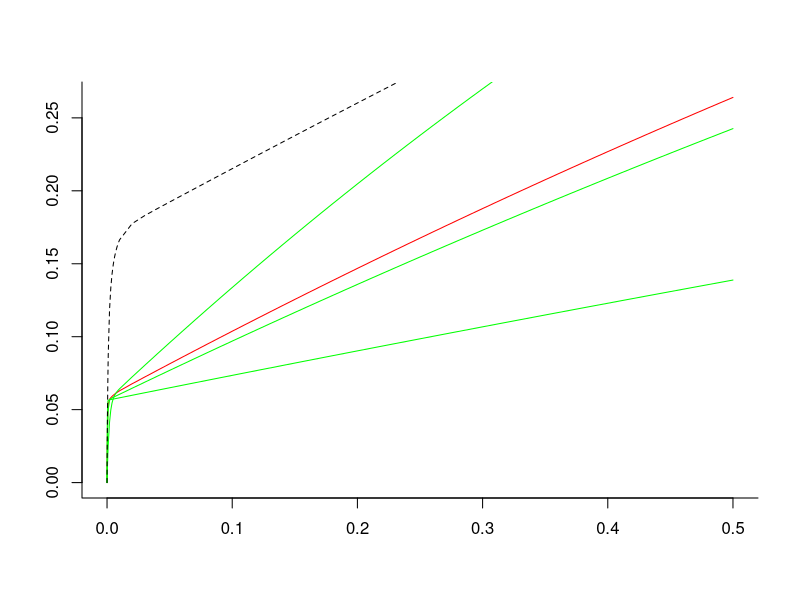
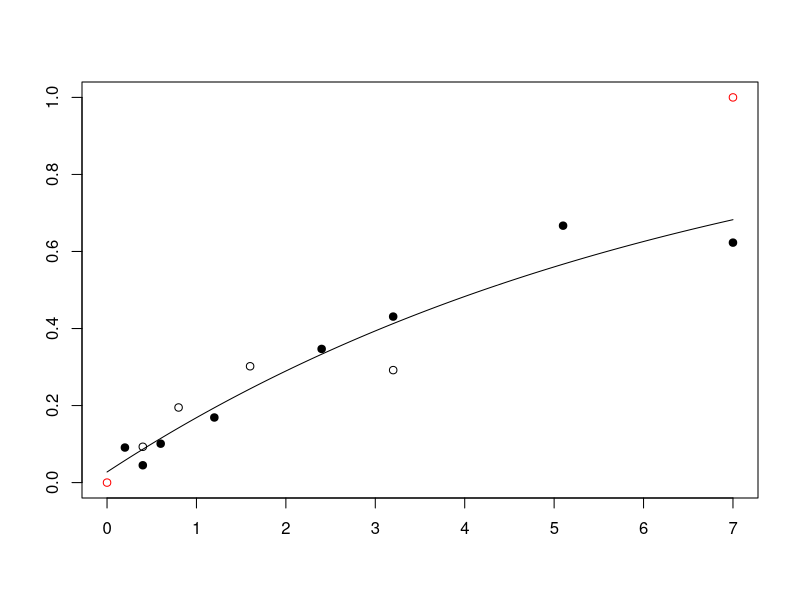
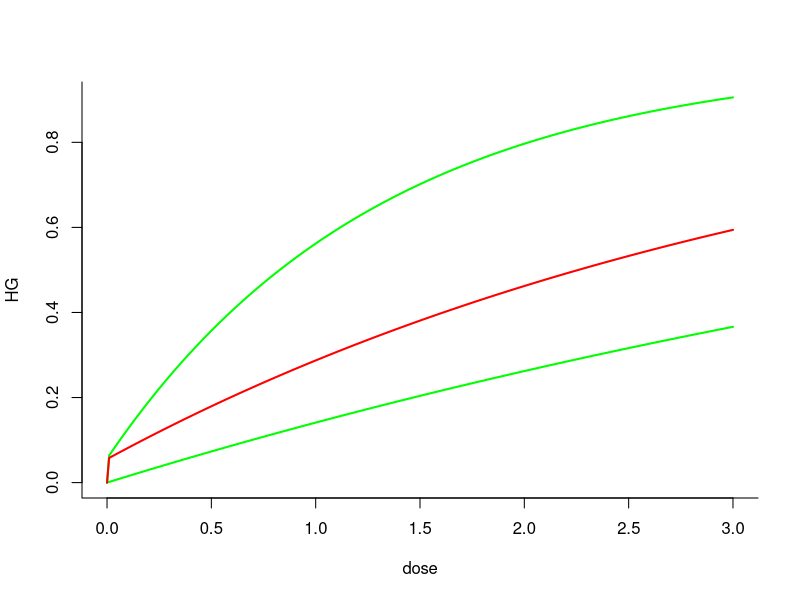
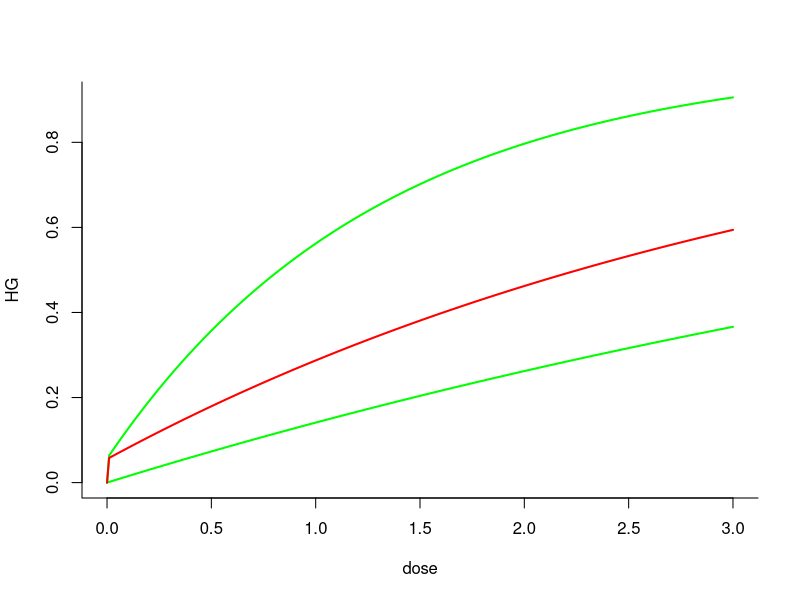
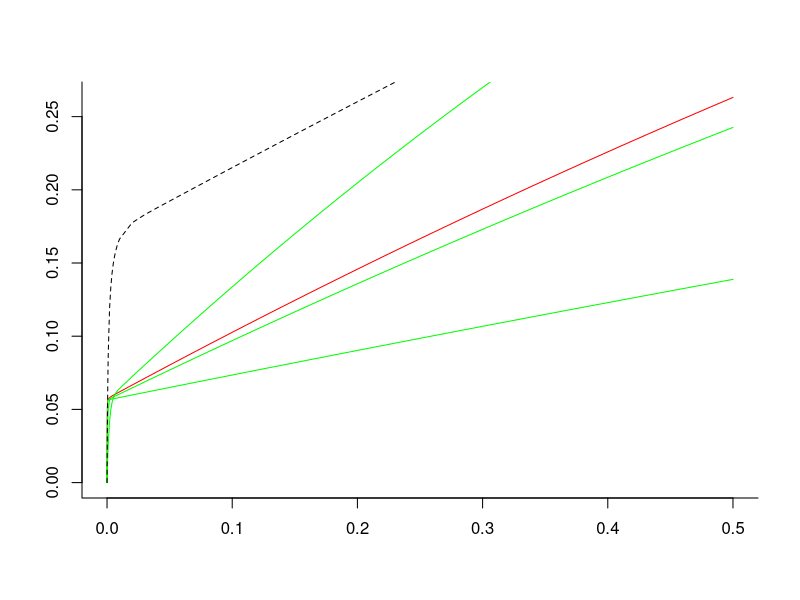
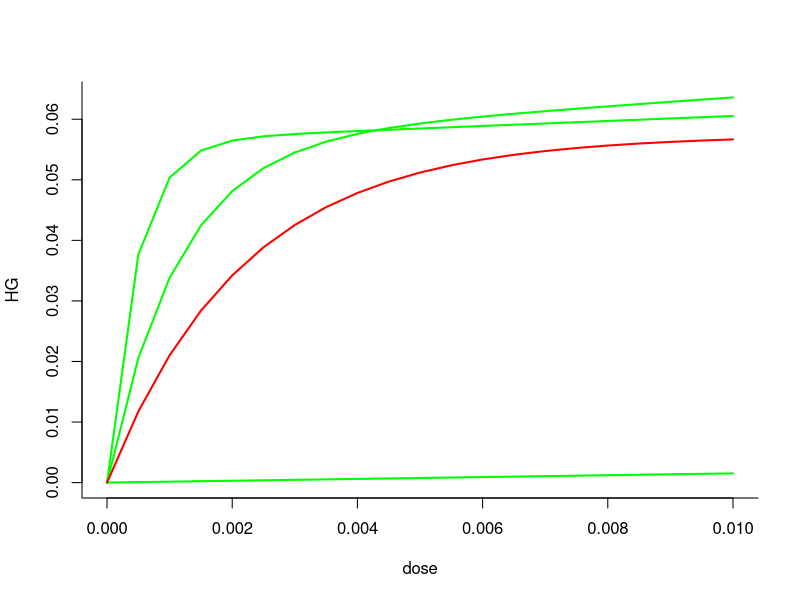

The R source for these figures, in order:
# Free, open-source software under GNU GPLv3. It comes with no warranty. 
# Concerns radiogenic mouse HG tumorigenesis.
# Written by Mark Ebert, Edward Huang, Dae Woong Ham and Ray Sachs, summer  and fall 2017. 
# Relevant references and their abbreviations in commenting this script are the following.
# ".93Alp"=Alpen et al. "Tumorigenic potential of high-Z, high-LET charged-particle radiations." Rad Res 136:382-391 (1993)
# ".94Alp"=Alpen et al. "Fluence-based relative biological effectiveness for charged particle carcinogenesis in mouse Harderian gland." Adv Space Res 14(10): 573-581. (1994).  
# "16Chang"=Chang et al. "Harderian Gland Tumorigenesis: Low-Dose and LET Response." Radiat Res 185(5): 449-460. (2016).  
# "16Srn"=Siranart et al."Mixed Beam Murine Harderian Gland Tumorigenesis: Predicted Dose-Effect Relationships if neither Synergism nor Antagonism Occurs." Radiat Res 186(6): 577-591 (2016).  
# "17Cuc"=Cucinotta & Cacao. "Non-Targeted Effects Models Predict Significantly Higher Mars Mission Cancer Risk than Targeted Effects Models." Sci Rep 7(1): 1832. (2017). PMC5431989
library(deSolve) # library for solving differential equations
library(minpack.lm) #for non-linear regression package
rm(list=ls())
####### Data #######
dfr <- data.frame( # data used in 16Chang; includes data analyzed in .93Alp and .94Alp  
  dose.1 = c(0.2,0.4,0.6,1.2,2.4,3.2,5.1,7,0.05,0.1,0.15,0.2,0.4,0.8,1.6,0.05,0.1,0.2,0.4,0,0.1,0.2,0.4,0.8,1.6,0.4,0.8,1.6,3.2,0.05,0.1,0.2,0.4,0.8,0.1,0.2,0.4,0.8,0.1,0.2,0.4,0.04,0.08,0.16,0.32,0.033,0.066,0.13,0.26,0.52,.2, .4, .6),
  HG = c(0.091,0.045,0.101,0.169,0.347,0.431,0.667,0.623,0.156,0.215,0.232,0.307,0.325,0.554,0.649,0.123,0.145,0.207,0.31,0.026,0.083,0.25,0.39,0.438,0.424,0.093,0.195,0.302,0.292,0.109,0.054,0.066,0.128,0.286,0.183,0.167,0.396,0.536,0.192,0.234,0.317,0.092,0.131,0.124,0.297,0.082,0.088,0.146,0.236,0.371,.154,.132,.333),#HG prevalence as defined in 16Chang
  NWeight = c(520,2048,1145,584,313,232,293,221,1162,877,455,409,374,223,320,742,661,347,131,6081,1091,251,244,191,131,645,255,199,111,649,378,973,833,201,468,381,197,109,496,257,185,1902,1063,884,350,1767,1408,874,299,261,322,206,67),
  #nominal weight for weighted least squaresregression; see .93Alp. The Lanthanum entries were obtained by measuring the main graph in 17Cuc 
  index=c(rep(1,8),rep(0,17), rep(1,4),  rep(0,24)),#index=0 for Z>3 ions, 1 otherwise. Not needed in some models
  L = c(rep(1.6,8), rep(193, 7), rep(250, 4), rep(195, 6), rep(0.4, 4), rep(25, 5), rep(464, 4), rep(193, 3),rep(70, 4), rep(100, 5), rep(953, 3)), ##L=LET=LET_infinity=stopping power (keV/micron)
  Z = c(rep(2, 8), rep(26, 17), rep(1, 4), rep(10, 5), rep(43, 4), rep(26, 3), rep(14, 4), rep(22, 5), rep(57, 3)),#atomic number, charge in units of proton charge on fully ionized atomic nucleus, e.g. 2 for 2He4
  Zeff = c(rep("TBD", 53)),# effective ion charge according to the formula of W.H Barkas. Zeff <= Z. Calculated below. For this data, only very slightly less than Z.
  beta = c(rep("TBD", 53)),# ion speed, relative to speed of light, calculated below
  MeVperu = c(rep(228, 8), rep(600, 7), rep(300, 4), rep(600, 6), rep(250, 4), rep(670, 5), rep(600, 4), rep(600, 3), rep(260, 4), rep(1000, 5), rep(593, 3)),#Kinetic energy in MeV, divided by atomic mass, e.g. divided by 4u=4x931.5 MeV/c^2 for 2He4
  Katz = c(rep("TBD", 53)),#for fully ionized nuclei, Katz's Z^2/beta^2, Calculated below. It is part of the Bethe Barkas Bloch equation for stopping power. Our calculations don't use Katz, but various similar calculations do.
  ion = c(rep("He4", 8), rep("Fe56", 17), rep("p", 4), rep("Ne20", 5), rep("Nb93", 4), rep("Fe56", 3), rep("Si28", 4), rep("Ti48", 5), rep("La139", 3)),
  comments = c(".93AlpLooksOK", rep("", 7), ".93AlplooksOK", rep('', 11), ".93Alp.no.iso", "not in 17Cuc (or 16Chang?)", rep("", 3), "16Chang all OK?", rep('', 24), ".94Alp","From graphs",'e.g. in 17Cuc')
) 

# Data for HG induced by photons from Cs-137 or Co-60 beta decay; from 16Chang (and calibration of LQ model)
ddd <- data.frame(dose.1 = c(0, 0.4, 0.8, 1.6, 3.2, 7, 0, .4, .8, .12, 1.6),
                  HG = c(.026, .048, .093, .137, .322, .462, .0497, .054, .067, .128, .202),
                  NWeight = c(6081.2, 4989.5, 1896.8, 981.1, 522.2, 205.2, 7474.1, 2877.6, 1423.7, 689.9, 514.9),
                  Nucleus = c(rep("Cobalt-60", 6), rep("Cesium-137", 5)),
                  Comments = c(rep("TBD", 11))
)
Y <- 0.001 * dfr[, "MeVperu"] # convert to GeV/u for convenience in a calculation
dfr[, "Katz"] <- round((dfr[, "Z"]) ^2 * (2.57 * Y^2 + 4.781 * Y + 2.233) / (2.57 * Y^2 + 4.781 * Y), 2) # special relativistic calculation of Z^2/beta^2. The numerics include conversion from GeV to joules and from u to kg.
dfr[, "beta"] <- round(dfr[, "Z"] * sqrt(1 / dfr[, "Katz"]), 3) # i.e. Z*sqrt(beta^2/Z^2) 
dfr[, "Zeff"] <- round(dfr[, "Z"] * (1 - exp( -125 * dfr[, "Z"] ^ (-2.0 / 3))), 2) # Barkas formula for Zeff; for us Zeff is almost Z

dfra <- dfr[c(1:19,26:53),] ##removes the zero dose case and the no isograft data

#####  photon and HZE/NTE Models #####
LQ <- lm(HG ~ dose.1 + I(dose.1 ^ 2), data = ddd) # linear model fit on ddd dataset
summary(LQ, correlation = T) 

#HERE OUR NEW HZE/NTE MODEL; works well. Uses 3 adjustable parameters. There is also an HZE/TE model and NTE or TE models for Z<=3, but for a while we now use the HZE/NTE model for Z>3 with data for Z>=8  
dfrHZE <- subset(dfra, Z > 3) # look only at HZE not at much lower LET ions. # In next line phi controls how fast NTE build up from zero; not really needed during calibration since 150*phi*Dose/L>>1 at every observed Dose !=0. phi needed for later synergy calculations.
phi <- 1000 # Even larger phi should give the same final results, but might cause extra problems with R. 
HZEm <- nls(HG ~ .0275 + (1 - exp ( -0.01 * (aa1 * L * dose.1 * exp( -aa2 * L) + (1 - exp( -150 * phi * dose.1 / L)) * kk1))), #  calibrating parameters in a model that modifies the hazard function NTE models in 17Cuc.
            data = dfrHZE, 
            weights = NWeight,
            start = list(aa1 = .9, aa2 = .01, kk1 = 6)) 
summary(HZEm, correlation = T);vcov(HZEm)# parameter values & accuracy; variance-covariance matrix
NTE.HZE.c <- coef(HZEm) #  calibrated central values of the 3 parameters. Next is the IDER, =0 at dose 0
HHC <- function(dose.1,L) 0.01*(NTE.HZE.c[1]*L*dose.1*exp(-NTE.HZE.c[2]*L)+(1-exp(-150*phi*dose.1/L))*NTE.HZE.c[3]) # calibrated hazard function

CalculateHZEC <- function(dose.1, L) {
  1-exp(-HHC(dose.1,L)) #  Calibrated IDER
}

dose <- c(seq(0, .00001, by = 0.000001),seq(.00002,.0001,by=.00001),seq(.0002,.001,by=.0001),seq(.002,.01,by=.001),seq(.02,.5,by=.01))##look carefully near zero, but go out to 0.5 Gy
#dose=dose[1:30] #this can be used to zoom in on the very low dose behavior in the graphs
####### calculate baseline MIXDER I(d) for mixtures of HZE components modeled by NTE IDER #######
IntegrateNTE_HZE_IMIXDER <- function(r, L, d = dose, aa1 = NTE.HZE.c[1], aa2 = NTE.HZE.c[2], kk1 = NTE.HZE.c[3]) {
  dE <- function(yini, State, Pars) {
    aa1 <- aa1; aa2 <- aa2; kk1 <- kk1
    with(as.list(c(State, Pars)), {
      aa = vector(length = length(L))
      u = vector(length = length(L))
      for (i in 1:length(L)) {
        aa[i] = aa1*L[i]*exp(-aa2*L[i])
        u[i] = uniroot(function(d) 1-exp(-0.01*(aa[i]*d+(1-exp(-150*phi*d/L[i]))*kk1)) - I, lower = 0, upper = 20, tol = 10^-10)$root
      }
      dI = vector(length = length(L))
      for (i in 1:length(L)) {
        dI[i] = r[i]*0.01*(aa[i]+exp(-150*phi*u[i]/L[i])*kk1*150*phi/L[i])*exp(-0.01*(aa[i]*u[i]+(1-exp(-150*phi*u[i]/L[i]))*kk1))
        
      }
      dI = sum(dI)
      return(list(c(dI)))
    })
  }
  pars = NULL; yini = c(I= 0); d = d
  out = ode(yini, times = d, dE, pars, method = "radau")
  return(out)
} 

####### Plotting I(d) example
r <- c(1/3, 1/3, 1/3); L <- c(25, 70, 250)
INCRL <- IntegrateNTE_HZE_IMIXDER(r, L) # incremental effect additivity 
plot(INCRL, type='l', col='red', bty='l', ann='F') # ,ylim=c(0,.4) ; I(d) plot
lines(dose, CalculateHZEC(dose, 250), col='green') # component 3
lines(dose, CalculateHZEC(dose, 70), col='green') # component 2
lines(dose, CalculateHZEC(dose, 25), col='green') # component 1
SEA <- function(dose.1) CalculateHZEC(dose.1/3, 25) + CalculateHZEC(dose.1/3, 70) + CalculateHZEC(dose.1/3, 250)
lines(dose, SEA(dose), lty=2)
# another example
# r <- .25*1:4; L <- c(25,70,190,250);plot(INCRL, type='l',ylim=c(0,.5),col='red',bty='l',ann='F')
# lines(dose,CalculateHZEC(dose,190), col='green')#component 3
# lines(dose,CalculateHZEC(dose,250),col='green')#component 4
# lines(dose,CalculateHZEC(dose,70),col='green')#component 2
# lines(dose,CalculateHZEC(dose,25),col='green') #component 1
# SEA <- function(dose.1) CalculateHZEC(dose.1/4, 25) + CalculateHZEC(dose.1/4, 70) + CalculateHZEC(dose/4, 190) + CalculateHZEC(dose.1/3, 250)
# lines(dose, SEA(dose), lty=2)
##Next need Monte Carlo for 95%CI. Edward's Next Job
########### Light ion Z <= 3 model 1 ######### 
dfrL <- subset(dfra, Z <= 3) #for Light ions
LOW.m <- nls(HG ~ .0275 + 1-exp(-bet * dose.1),
             data = dfrL,
             weights = NWeight,
             start = list(bet = .5))
summary(LOW.m)
LOW.c <- coef(LOW.m)  # calibrated central values of the parameter
CalculateLOW.C <- function(dose.1, L) { # Calibrated Low LET model. Use L=0, but maybe later will use L >0 but small 
  return(1-exp(-LOW.c[1] * dose.1))
}  
#######Next: visual checks to see if our calibration is consistent with 16Chang, .93Alp, .94Alp and 17Cuc
## Put various values in our calibrated model to check with numbers and graphs in these references
#  L=193; dose.1 = dfrHZE[1:7, "dose.1"]; HGe = dfr[1:7,"HG"] # same for Fe
plot(c(0, 7), c(0, 1), col = 'red', ann = 'F') 
ddose <- 0.01 * 0:700; lines(ddose, CalculateLOW.C(ddose, 0) + .0275)  #calibrated lowLET IDER
points(dfrL[1:8, "dose.1"], dfrL[1:8,"HG"],pch=19) #RKS: Helium data points
points(dfrL[9:12, "dose.1"], dfrL[9:12, "HG"] )  # proton data points 

#####MIXDER# RKS next is just a  fossil I think
dE_1 <- function(d, aa1, aa2, kk1, phi, L) {
   ((150 * kk1 * phi * exp(-150 * phi * d / L) / L + aa1 * L * exp( -aa2 * L)) * 
  exp(-0.01 * (kk1 * (1 - exp( - 150 * phi * d / L)) + aa1 * L * exp(-aa2 * L) * d))) / 100
 }

dE_2 <- function(dose,L) { 
 LOW.c*exp(-LOW.c*dose)  
}

IntegrateNTE_HZE_LOW_IMIXDER <- function(r, L = 193, aa1 = NTE.HZE.c[1], aa2 = NTE.HZE.c[2], kk1 = NTE.HZE.c[3], phi = 3e3, beta = LOW.c, d) { 
  dE <- function(yini, State, Pars) {
    aa1 <- aa1; aa2 <- aa2; kk1 <- kk1;  beta <- beta; phi <- phi; L <- L
    with(as.list(c(State, Pars)), {
      u <- c(0, 0)
      u[1] <- uniroot(function(d) 1-exp(-0.01*(aa1*L*d*exp(-aa2*L)+(1-exp(-150*phi*d/L))*kk1)) - I, lower = 0, upper = 200, extendInt = "yes", tol = 10^-10)$root
      u[2] <- uniroot(function(d) 1-exp(-beta * d) - I, lower = 0, upper =200, extendInt = "yes", tol = 10^-10)$root#RKS changed upper to 200 instead of 5; cured lots of bugs; changed in u[1] also without helping or hurting. Maybe changing to upX or downX would be better still

      dI <- c(0, 0)
      dI[1] <- r[1] * dE_1(d = u[1], aa1 = aa1, aa2 = aa2, kk1 = kk1, phi = phi, L = L)
      dI[2] <- r[2] * dE_2(d = u[2], L = 0)
      dI <- sum(dI)
      return(list(c(dI)))
    })
  }
  return(ode(c(I = 0), times = d, dE, parms = NULL, method = "radau"))
}
r1 <- .2; r <- c(r1, 1 - r1) #Proportions. Next plot IDERs and MIXDER
d <- .01 * 0:300.
plot(x = d, y = CalculateHZEC(dose.1 = d, L = 173), type = "l", xlab="dose",ylab="HG",bty='l',col='green',lwd=2)
lines(x = d, y = CalculateLOW.C( d,0), col='green',lwd=2)
lines(x = d, y = IntegrateNTE_HZE_LOW_IMIXDER(r = r, d = d)[, 2], col = "red", lwd=2) # I(d)

# To be done next. HZE NTE MIXDER 95% CI (Edward)!!! Information criteria and 
# compare with 17Cuc (Mark)! clean up style
# Overall: add TE HZE models; decide on low LET models after seeing Mark's IC 
# results. Decide how to handle the various branches -- probably one ODE for NTE 
# HZE MIXDERs that may have on low LET component and one ODE for TE HZE MIXDERs ditto


#egh :: ASSIGNMENT: Calculate I(d) for N > 1 HZE IDERs and one low-LET IDER
calculateComplexId <- function(r, L, d, aa1 = NTE.HZE.c[1], aa2 = NTE.HZE.c[2], kk1 = NTE.HZE.c[3], phi = 3e3, beta = LOW.c, lowLET = FALSE) {
  ## FUNCTION DESCRIPTION
  # Calulates the function I(d) from N > 1 HZE IDERs and one low-LET IDER using 
  # incremental effect additivity
  #
  # new argument: lowLET (FALSE by default, TRUE when one IDER is low-LET)
  dE <- function(yini, State, Pars) { #  Constructing an ode from the IDERS
    aa1 <- aa1; aa2 <- aa2; kk1 <- kk1; beta <- beta; phi <- phi; L <- L
    with(as.list(c(State, Pars)), {
      aa <- vector(length = length(L))  
      u <- vector(length = length(L))  
      for (i in 1:length(L)) {
        aa[i] <- aa1 * L[i] * exp(-aa2 * L[i])
        u[i] <- uniroot(function(d) 1-exp(-0.01*(aa1*L[i]*d*exp(-aa2*L[i])+(1-exp(-150*phi*d/L[i]))*kk1)) - I, lower = 0, upper = 200, extendInt = "yes", tol = 10^-10)$root #egh this is used in the single HZE and lowLET example
      }
      dI <- vector(length = length(L))
      for (i in 1:length(L)) {
        dI[i] <- r[i] * 0.01*(aa[i]+exp(-150*phi*u[i]/L[i])*kk1*150*phi/L[i])*exp(-0.01*(aa[i]*u[i]+(1-exp(-150*phi*u[i]/L[i]))*kk1))
      }
      if (lowLET == TRUE) { # If low-LET IDER is present then include it at the end of the dI vector
        u[length(L) + 1] <- uniroot(function(d) 1-exp(-beta*d) - I, lower = 0, upper = 200, extendInt = "yes", tol = 10^-10)$root
        dI[length(L) + 1] <- r[length(r)] * dE_2(d = u[length(L) + 1], L = 0)
      }
      dI <- sum(dI)
      return(list(c(dI)))
      })
  }
  return(ode(c(I = 0), times = d, dE, parms = NULL, method = "radau")) #  Finds the solution I(d) of the differential equation dE
}

r1 <- .2; r <- c(r1, 1 - r1) #Proportions. Next plot IDERs and MIXDER
d <- .01 * 0:300.
plot(x = d, y = CalculateHZEC(dose.1 = d, L = 173), type = "l", xlab="dose",ylab="HG",bty='l',col='green',lwd=2)
lines(x = d, y = CalculateLOW.C( d,0), col='green', lwd=2)
lines(x = d, y = calculateComplexId(r = r, L = 193, d = d, lowLET = TRUE)[, 2], col = "red", lwd=2) # I(d)

r <- c(1/3, 1/3, 1/3); L <- c(25, 70, 250)
INCRL <- calculateComplexId(r, L, d = dose) # incremental effect additivity 
plot(INCRL, type='l', col='red', bty='l', ann='F') # ,ylim=c(0,.4) ; I(d) plot
lines(dose, CalculateHZEC(dose, 250), col='green') # component 3
lines(dose, CalculateHZEC(dose, 70), col='green') # component 2
lines(dose, CalculateHZEC(dose, 25), col='green') # component 1
SEA <- function(dose.1) CalculateHZEC(dose.1/3, 25) + CalculateHZEC(dose.1/3, 70) + CalculateHZEC(dose.1/3, 250)
lines(dose, SEA(dose), lty=2)

d <- seq(0, .01, .0005)
r <- c(1/20, 1/20, 9/10); L <- c(70, 173)
plot(x = d, y = CalculateHZEC(dose.1 = d, L = 173), type = "l", xlab="dose",ylab="HG",bty='l',col='green',lwd=2)
lines(x = d, y = CalculateHZEC(d, 70), col='green', lwd=2) # component 3
lines(x = d, y = CalculateLOW.C(d, 0), col='green', lwd=2)
lines(x = d, y = calculateComplexId(r, L, d = d, lowLET = TRUE)[, 2], col = 'red', lwd = 2)
